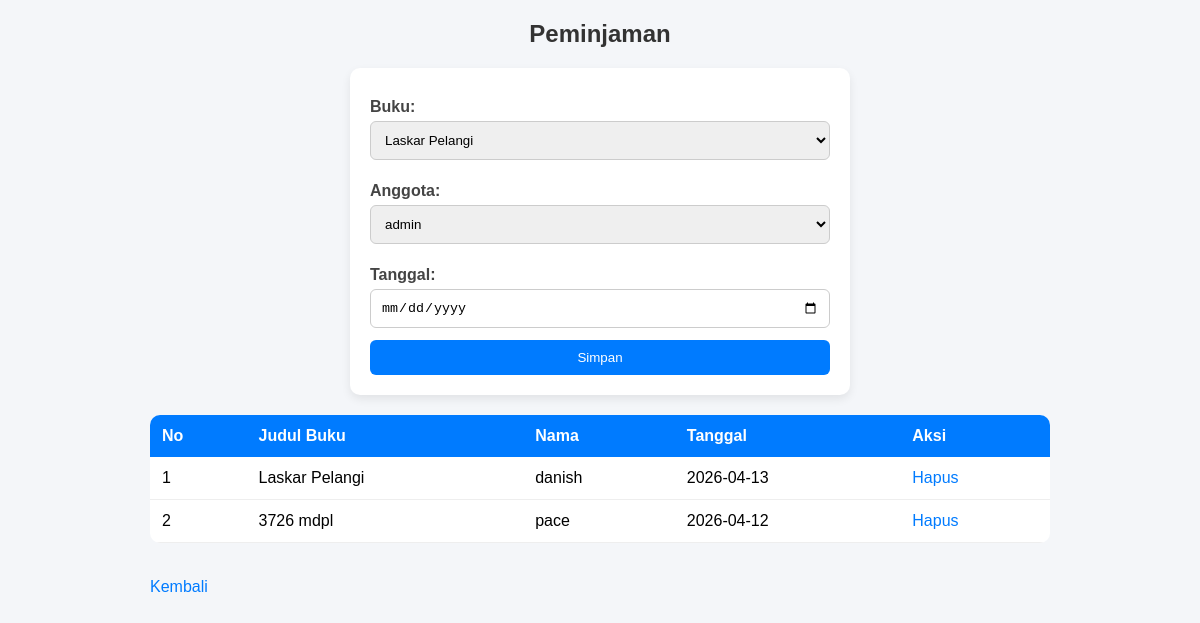
The page /peminjaman.php (signed in) on the database its author committed.
### tables this page shows
CREATE TABLE `peminjaman` (
  `id_peminjaman` int(11) NOT NULL,
  `id_buku` int(11) DEFAULT NULL,
  `id_anggota` int(11) DEFAULT NULL,
  `tanggal_pinjam` date DEFAULT NULL
);

CREATE TABLE `buku` (
  `id_buku` int(11) NOT NULL,
  `judul` varchar(100) DEFAULT NULL,
  `pengarang` varchar(100) DEFAULT NULL,
  `tahun` int(11) DEFAULT NULL
);

CREATE TABLE `anggota` (
  `id_anggota` int(11) NOT NULL,
  `nama` varchar(100) DEFAULT NULL,
  `kelas` varchar(50) DEFAULT NULL,
  `username` varchar(50) DEFAULT NULL,
  `password` varchar(50) DEFAULT NULL,
  `role` enum('admin','user') DEFAULT NULL
);

### peminjaman.php (the view, shortened to what this page needs)
<?php
include "koneksi.php";
?>
<!DOCTYPE html>
<html>
<head>
    <link rel="stylesheet" href="style.css">
</head>
<body>
    <div class="container">
        <h2>Peminjaman</h2>
        <form action="simpan_peminjaman.php" method="POST">
            <label>Buku:</label>
            <select name="id_buku" required>
                <?php
                $buku = mysqli_query($conn, "SELECT * FROM buku");
                while ($b = mysqli_fetch_array($buku)) {
                    echo "<option value='$b[id_buku]'>$b[judul]</option>";
                }
                ?>
            </select>
            <?php if ($_SESSION['role'] == "admin") { ?>
                <label>Anggota:</label>
                <select name="id_anggota" required>
                    <?php
                    $a = mysqli_query($conn, "SELECT * FROM anggota");
                    while ($d = mysqli_fetch_array($a)) {
                        echo "<option value='$d[id_anggota]'>$d[nama]</option>";
                    }
                    ?>
                </select>
            <?php } else {
                $user = mysqli_query($conn, "SELECT * FROM anggota WHERE username='$_SESSION[username]'");
                $u = mysqli_fetch_array($user);
                ?>
                <input type="hidden" name="id_anggota" value="<?= $u['id_anggota'] ?>">
            <?php } ?>
            <label>Tanggal:</label>
            <input type="date" name="tanggal" required>
            <button type="submit">Simpan</button>
        </form>
        <table>
            <tr>
                <th>No</th>
                <th>Judul Buku</th>
                <th>Nama</th>
                <th>Tanggal</th>
                <th>Aksi</th>
            </tr>
            <?php
            $no = 1;
            if ($_SESSION['role'] == "admin") {
                $data = mysqli_query($conn, "
                SELECT peminjaman.*, buku.judul, anggota.nama
                FROM peminjaman
                JOIN buku ON peminjaman.id_buku=buku.id_buku
                JOIN anggota ON peminjaman.id_anggota=anggota.id_anggota
            ");
            }
            while ($d = mysqli_fetch_array($data)) {
                ?>
                <tr>
                    <td><?= $no++ ?></td>
                    <td><?= $d['judul'] ?></td>
                    <td><?= $d['nama'] ?></td>
                    <td><?= $d['tanggal_pinjam'] ?></td>
                    <td>
                        <?php if ($_SESSION['role'] == "admin") { ?>
                            <a href="hapus_peminjaman.php?id=<?= $d['id_peminjaman'] ?>">Hapus</a>
                        <?php } ?>
                    </td>
                </tr>
            <?php } ?>
        </table>
        <a class="btn-kembali" href="<?= ($_SESSION['role'] == 'admin') ? 'index.php' : 'user.php'; ?>">Kembali</a>
    </div>
</body>
</html>

### style.css (style rules this page uses)
* { margin: 0; padding: 0; box-sizing: border-box; }
body { font-family: Arial, sans-serif; background: #f4f6f9; padding: 20px; }
.container { max-width: 900px; margin: auto; }
h2 { margin-bottom: 20px; color: #333; text-align: center; }
form { background: #fff; padding: 20px; border-radius: 10px; box-shadow: 0 4px 10px rgba(0, 0, 0, 0.08); max-width: 500px; margin: 0 auto 20px; }
form label { display: block; font-weight: bold; margin-top: 10px; margin-bottom: 5px; color: #444; }
form input, form select { width: 100%; padding: 10px; margin-bottom: 12px; border: 1px solid #ccc; border-radius: 6px; transition: 0.2s; }
button { width: 100%; background: #007bff; color: white; padding: 10px; border: none; border-radius: 6px; cursor: pointer; transition: 0.2s; }
table { width: 100%; border-collapse: collapse; background: #fff; margin: 20px auto; border-radius: 10px; overflow: hidden; }
table th { background: #007bff; color: white; padding: 12px; text-align: left; }
table td { padding: 12px; border-bottom: 1px solid #eee; }
a { color: #007bff; text-decoration: none; }
.btn-kembali { display: inline-block; margin-top: 15px; }

### rows shown on the page
peminjaman: id_buku.judul "Laskar Pelangi", id_anggota.nama "danish", tanggal_pinjam "2026-04-13"
peminjaman: id_buku.judul "3726 mdpl", id_anggota.nama "pace", tanggal_pinjam "2026-04-12"

### other values the page prints
form field id_buku "Laskar Pelangi"
form field id_anggota "admin"
